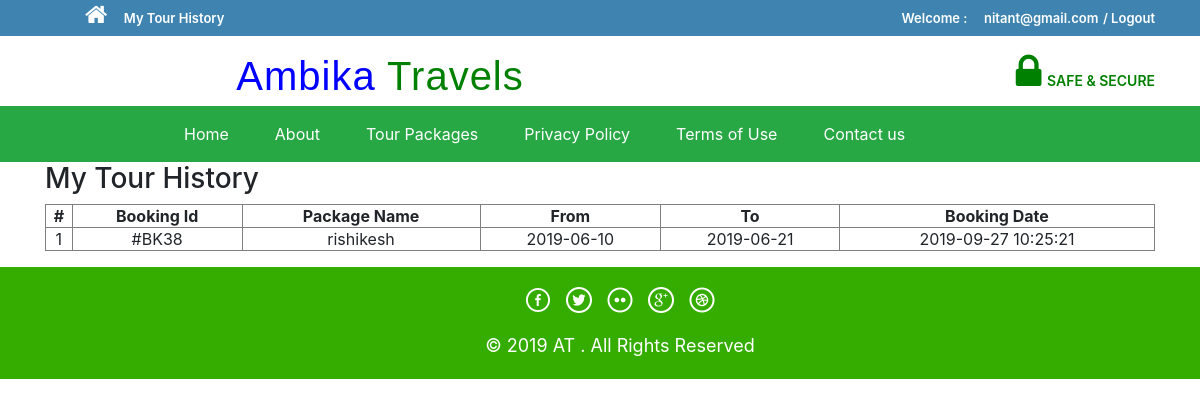
/tour-history.php (signed in), run on the app's committed database.
### tables this page shows
CREATE TABLE `package` (
  `pid` int(11) NOT NULL,
  `tid` int(11) NOT NULL,
  `usermail` varchar(50) NOT NULL,
  `book_date` timestamp NOT NULL DEFAULT current_timestamp() ON UPDATE current_timestamp(),
  `no_of_ppl` int(11) NOT NULL
);

CREATE TABLE `tourdetails` (
  `tid` int(11) NOT NULL,
  `place` char(50) NOT NULL,
  `hotel` varchar(50) NOT NULL,
  `features` varchar(300) NOT NULL,
  `food` char(50) NOT NULL,
  `type` char(50) DEFAULT NULL,
  `cost` int(11) NOT NULL,
  `from_date` date NOT NULL,
  `to_date` date NOT NULL,
  `total_capacity` int(11) NOT NULL,
  `image` varchar(100) NOT NULL
);

### tour-history.php (the view, shortened to what this page needs)
<?php
include('includes/header.php');
include 'includes/links.php';
?>
<!DOCTYPE HTML>
<html>
	<head>
		<body>
	<div class="privacy">
		<div class="container">
			<h3>My Tour History</h3>
				<p>
					<table border="1" width="100%">
						<tr align="center">
							<th>#</th>
							<th>Booking Id</th>
							<th>Package Name</th>
							<th>From</th>
							<th>To</th>
							<th>Booking Date</th>
						</tr>
						<?php
						$uemail=$_SESSION['login'];;
						$sql = "SELECT package.pid as bookid,package.tid as pkgid,tourdetails.place as packagename,tourdetails.from_date as fromdate,tourdetails.to_date as todate,package.book_date as regdate from package join tourdetails on tourdetails.tid=package.tid where usermail='$uemail'";
						$cnt=1;
						$query = mysqli_query($con,$sql);
						if(mysqli_num_rows($query)){
						foreach($query as $result)
						{	?>
							<tr align="center">
								<td><?php echo htmlentities($cnt);?></td>
								<td>#BK<?php echo htmlentities($result['bookid']);?></td>
								<td><?php echo htmlentities($result['packagename']);?></a></td>
								<td><?php echo htmlentities($result['fromdate']);?></td>
								<td><?php echo htmlentities($result['todate']);?></td>
								<td><?php echo htmlentities($result['regdate']);?></td>
							</tr>
							<?php $cnt=$cnt+1; }} ?>
						</table>
					</p>
			</div>
		</div>
	<?php include('includes/footer.php');?>
	</body>
</html>

### data on the page
package: pid "38", tid.place "rishikesh", tid.from_date "2019-06-10", tid.to_date "2019-06-21", book_date "2019-09-27 10:25:21"

### other printed values
$_SESSION['login'] "nitant@gmail.com"
